Frame 1 (no input): blank canvas, image omitted
Frame 60 (the mouse pressed at the canvas centre just before this capture): blank canvas, image omitted
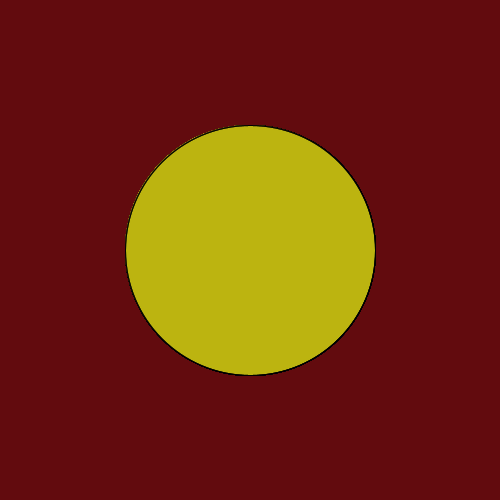
Frame 120 (the mouse held since frame 60 and released just before this capture)

The Processing sketch whose frames 1 and 60 were blank and that drew this single picture after the mouse press (run headless with seeded random() and noise(); from frame 60 on, the mouse is pressed at the canvas centre):

// Processing sketch: processing_53778
// ── processing_53778.pde

void setup(){
   size(500,500);
   background(98,11,14);
   
}

void draw() {
  
  fill(188,180,random(25), 100);
  ellipse(250,250,mouseX, mouseY);

}
                
                
